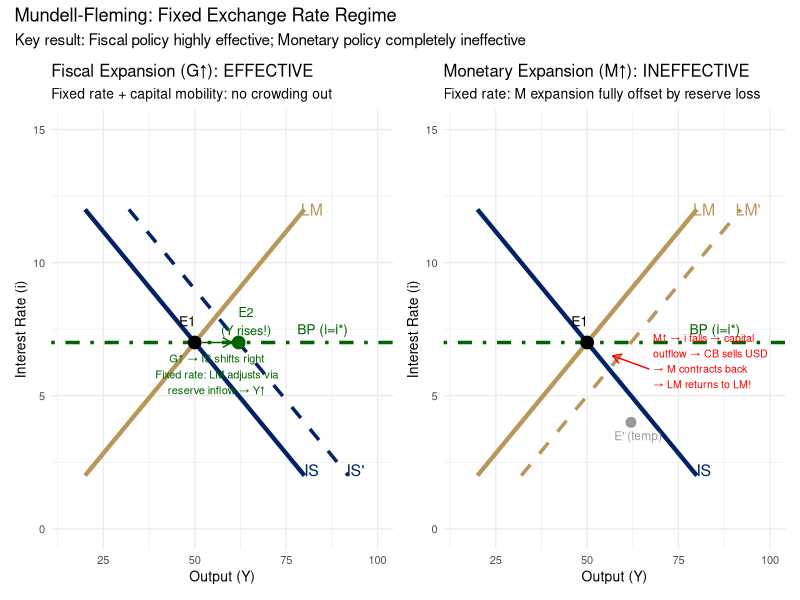
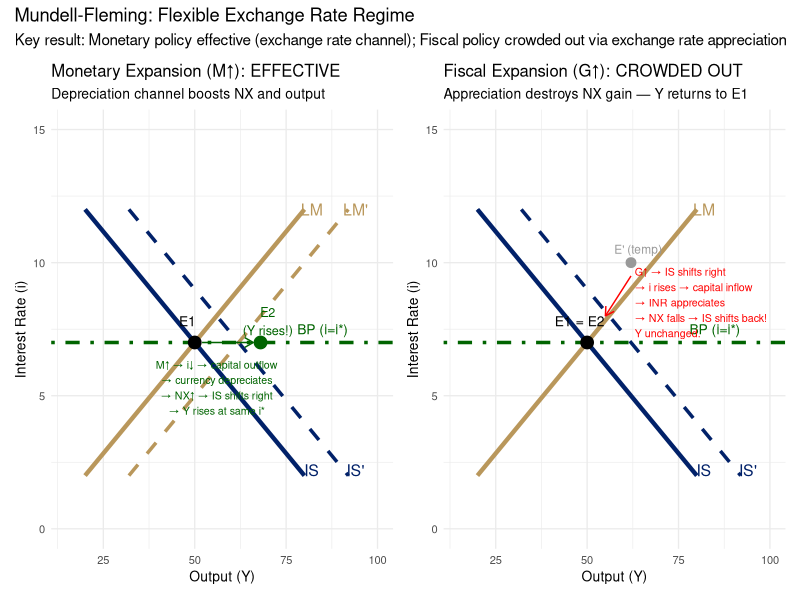
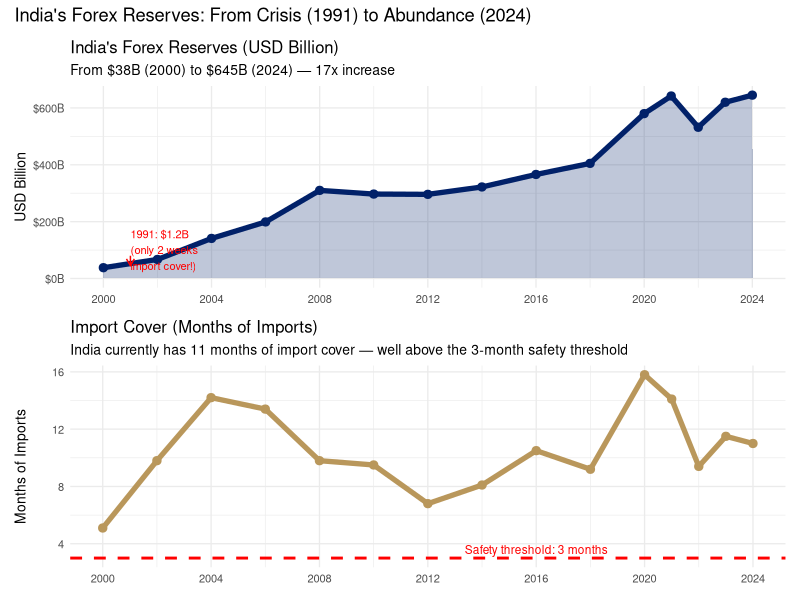
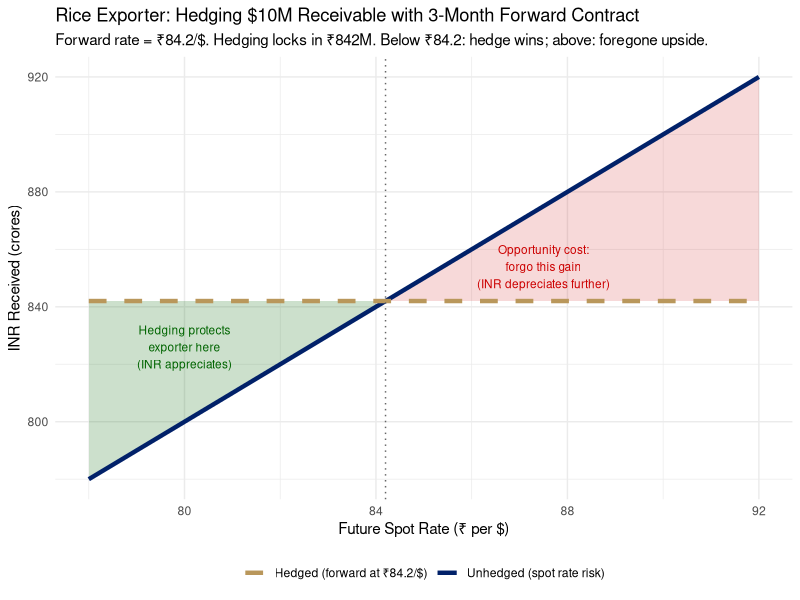
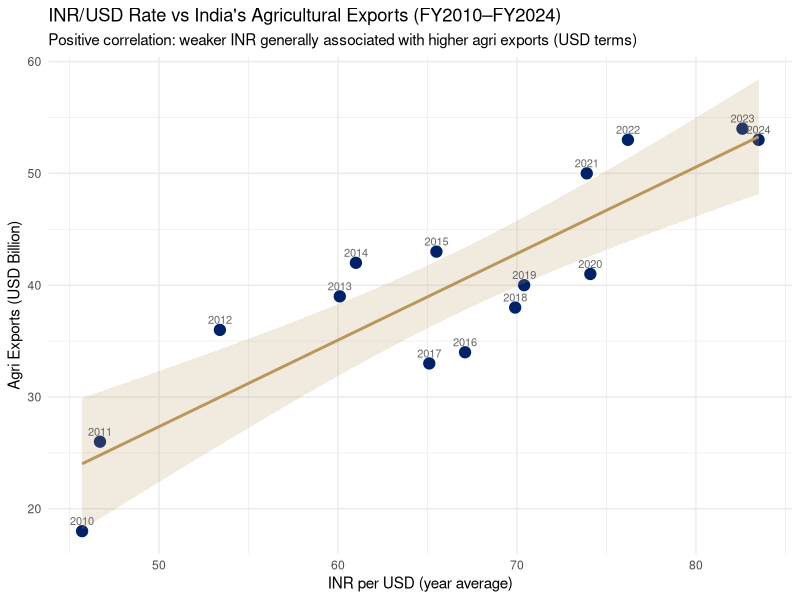

Here is the R script that generated these plots, in order:
## ---- chunk 1
#| label: setup
#| include: false
library(ggplot2)
library(dplyr)
library(scales)
library(patchwork)
options(scipen=999)
theme_set(theme_minimal(base_size=11))
knitr::opts_chunk$set(echo = knitr::is_html_output())
## ---- chunk 2
#| label: fig-mf-fixed
#| fig-cap: "Mundell-Fleming Fixed Rate: Fiscal Expansion is Effective; Monetary Expansion is Not\nSource: Author's illustration after Mundell (1963) and Fleming (1962)."
#| fig-width: 10
#| fig-height: 5

# Panel 1: Fiscal expansion under fixed rate (effective)
p_fiscal <- ggplot() +
  geom_segment(aes(x=20, y=12, xend=80, yend=2), color="#012169", linewidth=1.5) +
  annotate("text", x=82, y=2.2, label="IS", size=4, color="#012169") +
  geom_segment(aes(x=32, y=12, xend=92, yend=2), color="#012169", linewidth=1.2, linetype="dashed") +
  annotate("text", x=94, y=2.2, label="IS'", size=4, color="#012169") +
  geom_segment(aes(x=20, y=2, xend=80, yend=12), color="#B9975B", linewidth=1.5) +
  annotate("text", x=82, y=12, label="LM", size=4, color="#B9975B") +
  geom_hline(yintercept=7, linetype="dotdash", color="darkgreen", linewidth=1.2) +
  annotate("text", x=85, y=7.5, label="BP (i=i*)", size=3.5, color="darkgreen") +
  geom_point(aes(x=50, y=7), size=4, color="black") +
  geom_point(aes(x=62, y=7), size=4, color="darkgreen") +
  annotate("text", x=48, y=7.8, label="E1", size=3.5) +
  annotate("text", x=64, y=7.8, label="E2\n(Y rises!)", size=3.2, color="darkgreen") +
  annotate("segment", x=52, y=7, xend=60, yend=7,
           arrow=arrow(length=unit(0.25,"cm")), color="darkgreen") +
  annotate("text", x=56, y=5.8,
           label="G↑ → IS shifts right\nFixed rate: LM adjusts via\nreserve inflow → Y↑",
           size=2.8, color="darkgreen", hjust=0.5) +
  labs(title="Fiscal Expansion (G↑): EFFECTIVE",
       subtitle="Fixed rate + capital mobility: no crowding out",
       x="Output (Y)", y="Interest Rate (i)") +
  coord_cartesian(xlim=c(15,100), ylim=c(0,15)) +
  theme_minimal(base_size=10)

# Panel 2: Monetary expansion under fixed rate (ineffective)
p_monetary <- ggplot() +
  geom_segment(aes(x=20, y=12, xend=80, yend=2), color="#012169", linewidth=1.5) +
  annotate("text", x=82, y=2.2, label="IS", size=4, color="#012169") +
  geom_segment(aes(x=20, y=2, xend=80, yend=12), color="#B9975B", linewidth=1.5) +
  annotate("text", x=82, y=12, label="LM", size=4, color="#B9975B") +
  geom_segment(aes(x=32, y=2, xend=92, yend=12), color="#B9975B", linewidth=1.2, linetype="dashed") +
  annotate("text", x=94, y=12, label="LM'", size=4, color="#B9975B") +
  geom_hline(yintercept=7, linetype="dotdash", color="darkgreen", linewidth=1.2) +
  annotate("text", x=85, y=7.5, label="BP (i=i*)", size=3.5, color="darkgreen") +
  geom_point(aes(x=50, y=7), size=4, color="black") +
  geom_point(aes(x=62, y=4), size=3, color="grey60") +
  annotate("text", x=48, y=7.8, label="E1", size=3.5) +
  annotate("text", x=64, y=3.5, label="E' (temp)", size=3, color="grey60") +
  annotate("segment", x=67, y=6, xend=57, yend=6.5,
           arrow=arrow(length=unit(0.25,"cm")), color="red") +
  annotate("text", x=68, y=6.3,
           label="M↑ → i falls → capital\noutflow → CB sells USD\n→ M contracts back\n→ LM returns to LM!",
           size=2.7, color="red", hjust=0) +
  labs(title="Monetary Expansion (M↑): INEFFECTIVE",
       subtitle="Fixed rate: M expansion fully offset by reserve loss",
       x="Output (Y)", y="Interest Rate (i)") +
  coord_cartesian(xlim=c(15,100), ylim=c(0,15)) +
  theme_minimal(base_size=10)

p_fiscal + p_monetary +
  plot_annotation(
    title="Mundell-Fleming: Fixed Exchange Rate Regime",
    subtitle="Key result: Fiscal policy highly effective; Monetary policy completely ineffective"
  )
## ---- chunk 3
#| label: fig-mf-flexible
#| fig-cap: "Mundell-Fleming Flexible Rate: Monetary Policy Effective; Fiscal Policy Crowded Out via Exchange Rate\nSource: Author's illustration after Mundell (1963) and Fleming (1962)."
#| fig-width: 10
#| fig-height: 5

# Panel 1: Monetary expansion under flexible (effective)
p_mon_flex <- ggplot() +
  geom_segment(aes(x=20, y=12, xend=80, yend=2), color="#012169", linewidth=1.5) +
  annotate("text", x=82, y=2.2, label="IS", size=4, color="#012169") +
  geom_segment(aes(x=32, y=12, xend=92, yend=2), color="#012169", linewidth=1.2, linetype="dashed") +
  annotate("text", x=94, y=2.2, label="IS'", size=4, color="#012169") +
  geom_segment(aes(x=20, y=2, xend=80, yend=12), color="#B9975B", linewidth=1.5) +
  annotate("text", x=82, y=12, label="LM", size=4, color="#B9975B") +
  geom_segment(aes(x=32, y=2, xend=92, yend=12), color="#B9975B", linewidth=1.2, linetype="dashed") +
  annotate("text", x=94, y=12, label="LM'", size=4, color="#B9975B") +
  geom_hline(yintercept=7, linetype="dotdash", color="darkgreen", linewidth=1.2) +
  annotate("text", x=85, y=7.5, label="BP (i=i*)", size=3.5, color="darkgreen") +
  geom_point(aes(x=50, y=7), size=4, color="black") +
  geom_point(aes(x=68, y=7), size=4, color="darkgreen") +
  annotate("text", x=48, y=7.8, label="E1", size=3.5) +
  annotate("text", x=70, y=7.8, label="E2\n(Y rises!)", size=3.2, color="darkgreen") +
  annotate("segment", x=52, y=7, xend=66, yend=7,
           arrow=arrow(length=unit(0.25,"cm")), color="darkgreen") +
  annotate("text", x=56, y=5.3,
           label="M↑ → i↓ → capital outflow\n→ currency depreciates\n→ NX↑ → IS shifts right\n→ Y rises at same i*",
           size=2.7, color="darkgreen", hjust=0.5) +
  labs(title="Monetary Expansion (M↑): EFFECTIVE",
       subtitle="Depreciation channel boosts NX and output",
       x="Output (Y)", y="Interest Rate (i)") +
  coord_cartesian(xlim=c(15,100), ylim=c(0,15)) +
  theme_minimal(base_size=10)

# Panel 2: Fiscal expansion under flexible (ineffective - crowded out)
p_fisc_flex <- ggplot() +
  geom_segment(aes(x=20, y=12, xend=80, yend=2), color="#012169", linewidth=1.5) +
  annotate("text", x=82, y=2.2, label="IS", size=4, color="#012169") +
  geom_segment(aes(x=32, y=12, xend=92, yend=2), color="#012169", linewidth=1.2, linetype="dashed") +
  annotate("text", x=94, y=2.2, label="IS'", size=4, color="#012169") +
  geom_segment(aes(x=20, y=12, xend=80, yend=2), color="#012169", linewidth=0.8, linetype="dotted") +
  geom_segment(aes(x=20, y=2, xend=80, yend=12), color="#B9975B", linewidth=1.5) +
  annotate("text", x=82, y=12, label="LM", size=4, color="#B9975B") +
  geom_hline(yintercept=7, linetype="dotdash", color="darkgreen", linewidth=1.2) +
  annotate("text", x=85, y=7.5, label="BP (i=i*)", size=3.5, color="darkgreen") +
  geom_point(aes(x=50, y=7), size=4, color="black") +
  geom_point(aes(x=62, y=10), size=3, color="grey60") +
  annotate("text", x=48, y=7.8, label="E1 = E2", size=3.5) +
  annotate("text", x=64, y=10.5, label="E' (temp)", size=3, color="grey60") +
  annotate("segment", x=62, y=9.5, xend=55, yend=8,
           arrow=arrow(length=unit(0.25,"cm")), color="red") +
  annotate("text", x=63, y=8.5,
           label="G↑ → IS shifts right\n→ i rises → capital inflow\n→ INR appreciates\n→ NX falls → IS shifts back!\nY unchanged.",
           size=2.7, color="red", hjust=0) +
  labs(title="Fiscal Expansion (G↑): CROWDED OUT",
       subtitle="Appreciation destroys NX gain — Y returns to E1",
       x="Output (Y)", y="Interest Rate (i)") +
  coord_cartesian(xlim=c(15,100), ylim=c(0,15)) +
  theme_minimal(base_size=10)

p_mon_flex + p_fisc_flex +
  plot_annotation(
    title="Mundell-Fleming: Flexible Exchange Rate Regime",
    subtitle="Key result: Monetary policy effective (exchange rate channel); Fiscal policy crowded out via exchange rate appreciation"
  )
## ---- chunk 4
#| label: fig-forex-reserves
#| fig-cap: "India's Forex Reserves (USD billion) and Import Cover (months), 2000–2024\nSource: RBI, Database on Indian Economy (DBIE)."
#| fig-width: 9
#| fig-height: 5

reserves <- data.frame(
  year = c(2000,2002,2004,2006,2008,2010,2012,2014,2016,2018,2020,2021,2022,2023,2024),
  reserves_b = c(38,67,141,199,310,297,296,322,366,405,580,642,532,620,645),
  months_import = c(5.1,9.8,14.2,13.4,9.8,9.5,6.8,8.1,10.5,9.2,15.8,14.1,9.4,11.5,11.0)
)

p1 <- ggplot(reserves, aes(x=year, y=reserves_b)) +
  geom_area(fill="#012169", alpha=0.25) +
  geom_line(color="#012169", linewidth=1.8) +
  geom_point(color="#012169", size=2.5) +
  annotate("text", x=2001, y=100, label="1991: $1.2B\n(only 2 weeks\nimport cover!)",
           size=2.8, color="red", hjust=0) +
  annotate("segment", x=2001, y=80, xend=2001, yend=45,
           arrow=arrow(length=unit(0.2,"cm")), color="red") +
  scale_x_continuous(breaks=seq(2000,2024,4)) +
  scale_y_continuous(labels=dollar_format(suffix="B", prefix="$")) +
  labs(title="India's Forex Reserves (USD Billion)",
       subtitle="From $38B (2000) to $645B (2024) — 17x increase",
       x=NULL, y="USD Billion") +
  theme_minimal(base_size=10)

p2 <- ggplot(reserves, aes(x=year, y=months_import)) +
  geom_line(color="#B9975B", linewidth=1.8) +
  geom_point(color="#B9975B", size=2.5) +
  geom_hline(yintercept=3, linetype="dashed", color="red", linewidth=1) +
  annotate("text", x=2016, y=3.6, label="Safety threshold: 3 months", size=3, color="red") +
  scale_x_continuous(breaks=seq(2000,2024,4)) +
  labs(title="Import Cover (Months of Imports)",
       subtitle="India currently has 11 months of import cover — well above the 3-month safety threshold",
       x=NULL, y="Months of Imports") +
  theme_minimal(base_size=10)

p1 / p2 + plot_annotation(title="India's Forex Reserves: From Crisis (1991) to Abundance (2024)")
## ---- chunk 5
#| label: fig-hedging
#| fig-cap: "Currency Hedging: A Rice Exporter's Forward Contract vs Unhedged Position\nSource: Author's illustration."
#| fig-width: 8
#| fig-height: 4.5

e_future <- seq(78, 92, by=0.25)
unhedged <- e_future * 10
hedged_rate <- 84.2
hedged <- rep(hedged_rate * 10, length(e_future))

df_hedge <- data.frame(
  e_future = e_future,
  unhedged = unhedged,
  hedged = hedged
)

df_hedge_below <- df_hedge[df_hedge$e_future <= hedged_rate, ]
df_hedge_above <- df_hedge[df_hedge$e_future >= hedged_rate, ]

ggplot(df_hedge, aes(x=e_future)) +
  geom_ribbon(data=df_hedge_below,
              aes(x=e_future, ymin=unhedged, ymax=hedged),
              fill="darkgreen", alpha=0.2) +
  geom_ribbon(data=df_hedge_above,
              aes(x=e_future, ymin=hedged, ymax=unhedged),
              fill="#cc0000", alpha=0.15) +
  geom_line(aes(y=unhedged, color="Unhedged (spot rate risk)"), linewidth=1.5) +
  geom_line(aes(y=hedged, color="Hedged (forward at ₹84.2/$)"), linewidth=1.5, linetype="dashed") +
  geom_vline(xintercept=hedged_rate, linetype="dotted", color="grey40") +
  annotate("text", x=80, y=826, label="Hedging protects\nexporter here\n(INR appreciates)",
           size=3, color="darkgreen") +
  annotate("text", x=87.5, y=854, label="Opportunity cost:\nforgo this gain\n(INR depreciates further)",
           size=3, color="#cc0000") +
  scale_color_manual(values=c("Unhedged (spot rate risk)"="#012169",
                               "Hedged (forward at ₹84.2/$)"="#B9975B")) +
  labs(title="Rice Exporter: Hedging $10M Receivable with 3-Month Forward Contract",
       subtitle="Forward rate = ₹84.2/$. Hedging locks in ₹842M. Below ₹84.2: hedge wins; above: foregone upside.",
       x="Future Spot Rate (₹ per $)", y="INR Received (crores)",
       color=NULL) +
  theme_minimal(base_size=11) +
  theme(legend.position="bottom")
## ---- chunk 6
#| label: fig-inr-agri-exports
#| fig-cap: "INR/USD Rate vs India's Agricultural Export Value (FY2010–FY2024)\nSource: RBI (exchange rate); APEDA / DGCI&S (export value)."
#| fig-width: 8
#| fig-height: 4.5

agri_inr <- data.frame(
  year = 2010:2024,
  inr_usd = c(45.7,46.7,53.4,60.1,61.0,65.5,67.1,65.1,69.9,70.4,
              74.1,73.9,76.2,82.6,83.5),
  agri_exports = c(18,26,36,39,42,43,34,33,38,40,41,50,53,54,53)
)

ggplot(agri_inr, aes(x=inr_usd, y=agri_exports)) +
  geom_point(color="#012169", size=3.5) +
  geom_smooth(method="lm", se=TRUE, color="#B9975B", fill="#B9975B", alpha=0.2) +
  geom_text(aes(label=year), nudge_y=0.9, size=2.8, color="grey40") +
  labs(title="INR/USD Rate vs India's Agricultural Exports (FY2010–FY2024)",
       subtitle="Positive correlation: weaker INR generally associated with higher agri exports (USD terms)",
       x="INR per USD (year average)", y="Agri Exports (USD Billion)") +
  theme_minimal(base_size=11)
